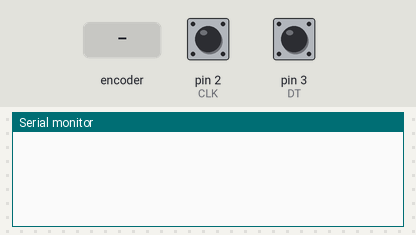
A sketch run on a simulated Arduino Uno, built with avr-gcc and run on an emulated ATmega328P. On the bench: the last lines printed to the serial monitor. The inputs (shaded band) are chosen by the test bench; at power-on: pin 2 (CLK) HIGH, pin 3 (DT) HIGH.

Above: at 1.2 s.
1.3 s: rotary encoder on pin 2 (CLK) / pin 3 (DT) turned 1 step (first pin leading)
At 1.7 s:
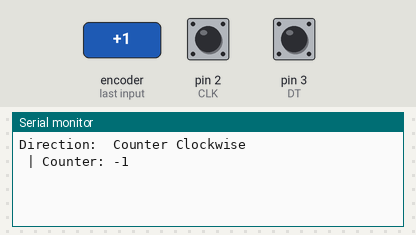
3.0 s: rotary encoder on pin 2 (CLK) / pin 3 (DT) turned 2 steps (second pin leading)
At 4.1 s:
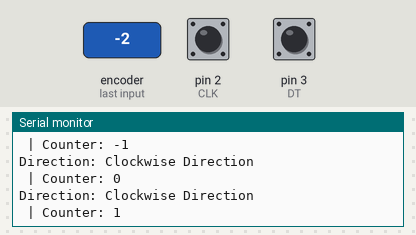

Measured:
- after the input at 1.3 s, the serial monitor: prints a new line after 0.05 s (image 1)
- after the input at 3.0 s, the serial monitor: prints a new line after 0.08 s (image 2)

The sketch:

rotaryEncoderInterrupt.ino
```cpp
//Rotary Encoder using interrupts
//Rotary Encoder Inputs
#define CLK 2
#define DT 3


int counter = 0;
int currentStateCLK;
int lastStateCLK;
String currentDirection = "";


void setup(){
  //Set encoder pins as inputs
  pinMode(CLK, INPUT);
  pinMode(DT, INPUT);

   //Set up a serial monitor
   Serial.begin(9600);
    //Read the initial state of CLK
    lastStateCLK = digitalRead(CLK);

    //Read theh intial state of CLK
    lastStateCLK = digitalRead(CLK);
    //Call the updateEncoder() when any high or low
    //change is seen on interrupt0(pin2) or interrupt1(pin3)
    attachInterrupt(0, updateEncoder, CHANGE);
    attachInterrupt(1, updateEncoder, CHANGE);

}
void loop() {
  //Do some useful staff here.
}
 void updateEncoder(){
  //Read the current state of teh CLK.
  currentStateCLK = digitalRead(CLK);

  //If the last and first current state of CLK are different,
  //then pulse occured
  //React to only one state change to avoid double count
  if(currentStateCLK != lastStateCLK && currentStateCLK == 1){
    //If the DT state is different from the CLK state then
    //the encoder is rotated Counter clockwise direction hence we decrement.
    if(digitalRead(DT) != currentStateCLK){
      counter --;
      currentDirection = " Counter Clockwise";
    }else{
      //Encoder is rotating on the clockwise direction.
      counter ++;
      currentDirection = "Clockwise Direction";
    }

    Serial.print("Direction: ");
    Serial.println(currentDirection);
    Serial.print(" | Counter: ");
    Serial.println(counter);

 }
    //Remember the last CLK state
    lastStateCLK = currentStateCLK;
}
```
